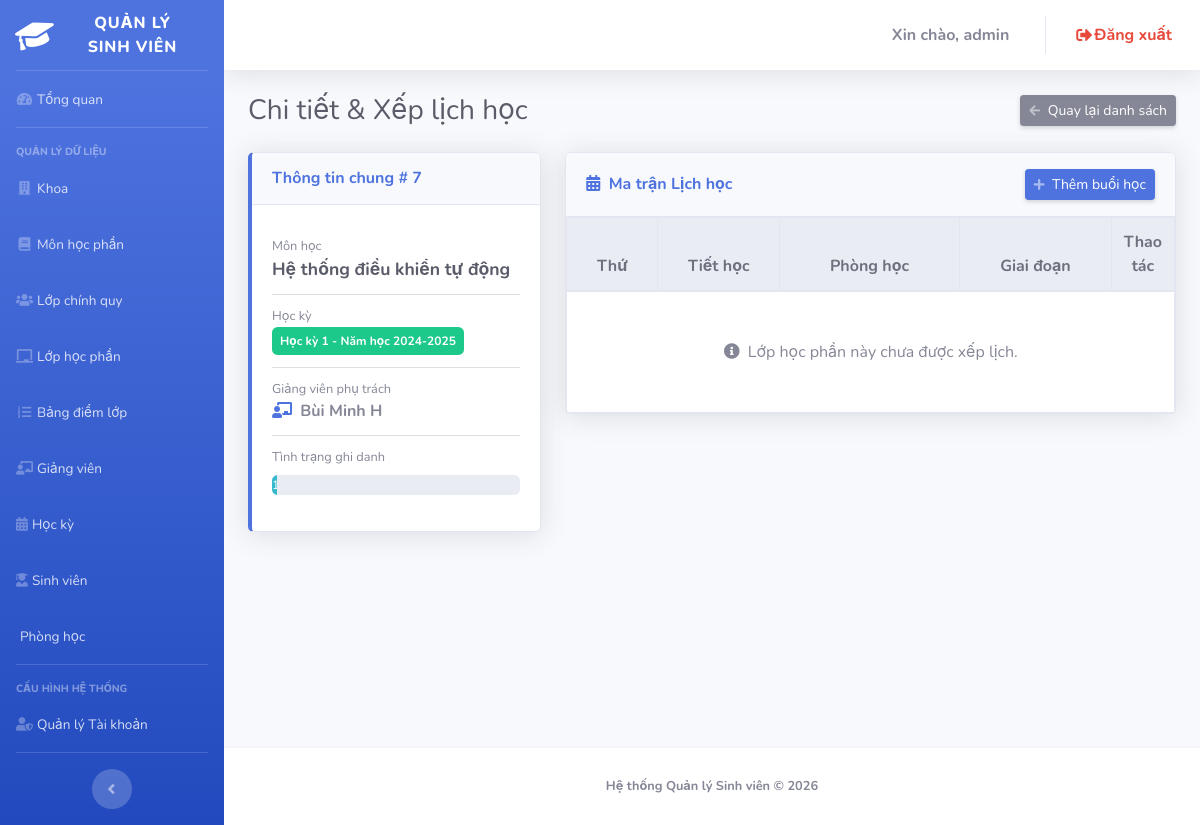
Page /admin/index.php?page=course_class_detail&id=7 (signed in) on the committed database.
### tables this page shows
CREATE TABLE `courseclasses` (
  `maLHP` int(11) NOT NULL,
  `maMH` varchar(20) NOT NULL,
  `maHK` varchar(20) NOT NULL,
  `maGV` varchar(20) NOT NULL,
  `isLocked` tinyint(1) DEFAULT 0
);

CREATE TABLE `courses` (
  `maMH` varchar(20) NOT NULL,
  `tenMH` varchar(100) NOT NULL,
  `soTinChi` int(11) DEFAULT 3,
  `maKhoa` varchar(20) NOT NULL
);

CREATE TABLE `semesters` (
  `maHK` varchar(20) NOT NULL,
  `tenHK` varchar(50) NOT NULL
);

CREATE TABLE `teachers` (
  `maGV` varchar(20) NOT NULL,
  `hoTenGV` varchar(100) NOT NULL,
  `email` varchar(100) DEFAULT NULL,
  `sdt` varchar(20) DEFAULT NULL
);

### admin/course_class_detail.php (the view, shortened to what this page needs)
<?php
$maLHP = isset($_GET['id']) ? (int) $_GET['id'] : 0;
$stmtInfo = $pdo->prepare("
    SELECT cc.*, c.tenMH, s.tenHK, t.hoTenGV, t.maGV
    FROM courseclasses cc
    JOIN courses c ON cc.maMH = c.maMH
    JOIN semesters s ON cc.maHK = s.maHK
    JOIN teachers t ON cc.maGV = t.maGV
    WHERE cc.maLHP = ?
");
$stmtInfo->execute([$maLHP]);
$classInfo = $stmtInfo->fetch();
$stmtCount = $pdo->prepare("SELECT COUNT(*) FROM grades WHERE maLHP = ?");
$stmtCount->execute([$maLHP]);
$soLuongSV = $stmtCount->fetchColumn();
$stmtSchedules = $pdo->prepare("
    SELECT cs.*, r.room_name, r.capacity
    FROM class_schedules cs
    JOIN rooms r ON cs.room_id = r.room_id
    WHERE cs.maLHP = ?
    ORDER BY cs.day_of_week ASC, cs.start_period ASC
");
$stmtSchedules->execute([$maLHP]);
$schedules = $stmtSchedules->fetchAll();
?>
<div class="d-sm-flex align-items-center justify-content-between mb-4">
    <h1 class="h3 mb-0 text-gray-800">Chi tiết & Xếp lịch học</h1>
    <a href="index.php?page=course_classes" class="d-none d-sm-inline-block btn btn-sm btn-secondary shadow-sm">
        <i class="fas fa-arrow-left fa-sm text-white-50 mr-1"></i> Quay lại danh sách
    </a>
</div>
<div class="row">
    <div class="col-lg-4">
        <div class="card shadow mb-4 border-left-primary">
            <div class="card-header py-3">
                <h6 class="m-0 font-weight-bold text-primary">Thông tin chung #
                    <?= $classInfo['maLHP'] ?>
                </h6>
            </div>
            <div class="card-body">
                <ul class="list-group list-group-flush">
                    <li class="list-group-item px-0">
                        <small class="text-muted d-block">Môn học</small>
                        <strong class="text-dark" style="font-size: 1.1rem;">
                            <?= htmlspecialchars($classInfo['tenMH']) ?>
                        </strong>
                    </li>
                    <li class="list-group-item px-0">
                        <small class="text-muted d-block">Học kỳ</small>
                        <span class="badge badge-success p-2">
                            <?= htmlspecialchars($classInfo['tenHK']) ?>
                        </span>
                    </li>
                    <li class="list-group-item px-0">
                        <small class="text-muted d-block">Giảng viên phụ trách</small>
                        <strong><i class="fas fa-chalkboard-teacher text-primary mr-1"></i>
                            <?= htmlspecialchars($classInfo['hoTenGV']) ?>
                        </strong>
                    </li>
                    <li class="list-group-item px-0">
                        <small class="text-muted d-block">Tình trạng ghi danh</small>
                        <div class="progress mt-2 mb-1" style="height: 20px;">
                            <?php $percent = ($soLuongSV / 50) * 100; ?>
                            <div class="progress-bar <?= $percent >= 100 ? 'bg-danger' : 'bg-info' ?>"
                                role="progressbar" style="width: <?= $percent ?>%;" aria-valuenow="<?= $soLuongSV ?>"
                                aria-valuemin="0" aria-valuemax="50">
                            </div>
                        </div>
                    </li>
                </ul>
            </div>
        </div>
    </div>
    <div class="col-lg-8">
        <div class="card shadow mb-4">
            <div class="card-header py-3 d-flex flex-row align-items-center justify-content-between bg-light">
                <h6 class="m-0 font-weight-bold text-primary"><i class="fas fa-calendar-alt mr-1"></i> Ma trận Lịch học
                </h6>
                <button class="btn btn-sm btn-primary shadow-sm" data-toggle="modal" data-target="#addScheduleModal">
                    <i class="fas fa-plus fa-sm text-white-50 mr-1"></i> Thêm buổi học
                </button>
            </div>
            <div class="card-body p-0">
                <div class="table-responsive">
                    <table class="table table-bordered table-hover align-middle mb-0 text-center">
                        <thead class="thead-light">
                            <tr>
                                <th width="15%">Thứ</th>
                                <th width="20%">Tiết học</th>
                                <th>Phòng học</th>
                                <th width="25%">Giai đoạn</th>
                                <th width="10%">Thao tác</th>
                            </tr>
                        </thead>
                        <tbody>
                            <?php if (empty($schedules)): ?>
                                <tr>
                                    <td colspan="5" class="py-5 text-muted">
                                        <i class="fas fa-info-circle mr-1"></i> Lớp học phần này chưa được xếp lịch.
                                    </td>
                                </tr>
                            <?php endif; ?>
                        </tbody>
                    </table>
                </div>
            </div>
        </div>
    </div>
</div>

### rows in the picture
courseclasses: maLHP "7", maMH.tenMH "Hệ thống điều khiển tự động", maHK.tenHK "Học kỳ 1 - Năm học 2024-2025", maGV.hoTenGV "Bùi Minh H"

### other values in the picture
$_SESSION['user']['username'] "admin"
